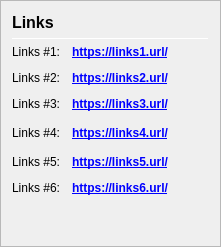
                   <widget class="QFrame" name="frame_Links">
                    <property name="frameShape">
                     <enum>QFrame::StyledPanel</enum>
                    </property>
                    <property name="frameShadow">
                     <enum>QFrame::Raised</enum>
                    </property>
                    <layout class="QVBoxLayout" name="verticalLayout_Links">
                     <item>
                      <layout class="QHBoxLayout" name="horizontalLayout_Links_1" stretch="0,0">
                       <item>
                        <widget class="QLabel" name="label_Links_title">
                         <property name="minimumSize">
                          <size>
                           <width>0</width>
                           <height>20</height>
                          </size>
                         </property>
                         <property name="font">
                          <font>
                           <pointsize>12</pointsize>
                           <weight>75</weight>
                           <bold>true</bold>
                          </font>
                         </property>
                         <property name="text">
                          <string>Links</string>
                         </property>
                        </widget>
                       </item>
                       <item>
                        <spacer name="horizontalSpacer_Links_1">
                         <property name="orientation">
                          <enum>Qt::Horizontal</enum>
                         </property>
                         <property name="sizeHint" stdset="0">
                          <size>
                           <width>40</width>
                           <height>20</height>
                          </size>
                         </property>
                        </spacer>
                       </item>
                      </layout>
                     </item>
                     <item>
                      <widget class="Line" name="line_Links">
                       <property name="minimumSize">
                        <size>
                         <width>0</width>
                         <height>1</height>
                        </size>
                       </property>
                       <property name="maximumSize">
                        <size>
                         <width>16777215</width>
                         <height>1</height>
                        </size>
                       </property>
                       <property name="orientation">
                        <enum>Qt::Horizontal</enum>
                       </property>
                      </widget>
                     </item>
                     <item>
                      <layout class="QGridLayout" name="gridLayout_Links">
                       <property name="spacing">
                        <number>12</number>
                       </property>
                       <item row="1" column="0">
                        <widget class="QLabel" name="labelLinks1">
                         <property name="text">
                          <string>Links #1:</string>
                         </property>
                        </widget>
                       </item>
                       <item row="1" column="1">
                        <widget class="QLabel" name="labelLinksUrl1">
                         <property name="font">
                          <font>
                           <weight>75</weight>
                           <bold>true</bold>
                          </font>
                         </property>
                         <property name="text">
                          <string notr="true">&lt;a href=&quot;https://links1.url/&quot;&gt;https://links1.url/&lt;/a&gt;</string>
                         </property>
                         <property name="textFormat">
                          <enum>Qt::RichText</enum>
                         </property>
                         <property name="alignment">
                          <set>Qt::AlignLeading|Qt::AlignLeft|Qt::AlignVCenter</set>
                         </property>
                         <property name="openExternalLinks">
                          <bool>true</bool>
                         </property>
                        </widget>
                       </item>
                       <item row="2" column="0">
                        <widget class="QLabel" name="labelLinks2">
                         <property name="text">
                          <string>Links #2:</string>
                         </property>
                        </widget>
                       </item>
                       <item row="2" column="1">
                        <widget class="QLabel" name="labelLinksUrl2">
                         <property name="font">
                          <font>
                           <weight>75</weight>
                           <bold>true</bold>
                          </font>
                         </property>
                         <property name="text">
                          <string notr="true">&lt;a href=&quot;https://links2.url/&quot;&gt;https://links2.url/&lt;/a&gt;</string>
                         </property>
                         <property name="alignment">
                          <set>Qt::AlignLeading|Qt::AlignLeft|Qt::AlignVCenter</set>
                         </property>
                         <property name="openExternalLinks">
                          <bool>true</bool>
                         </property>
                        </widget>
                       </item>
                       <item row="3" column="0">
                        <widget class="QLabel" name="labelLinks3">
                         <property name="text">
                          <string>Links #3:</string>
                         </property>
                        </widget>
                       </item>
                       <item row="3" column="1">
                        <widget class="QLabel" name="labelLinksUrl3">
                         <property name="font">
                          <font>
                           <weight>75</weight>
                           <bold>true</bold>
                          </font>
                         </property>
                         <property name="text">
                          <string notr="true">&lt;a href=&quot;https://links3.url/&quot;&gt;https://links3.url/&lt;/a&gt;</string>
                         </property>
                         <property name="alignment">
                           <set>Qt::AlignLeading|Qt::AlignLeft|Qt::AlignVCenter</set>
                         </property>
                         <property name="openExternalLinks">
                          <bool>true</bool>
                         </property>
                        </widget>
                       </item>
                       <item row="4" column="0">
                        <widget class="QLabel" name="labelLinks4">
                         <property name="text">
                          <string>Links #4:</string>
                         </property>
                        </widget>
                       </item>
                       <item row="4" column="1">
                        <widget class="QLabel" name="labelLinksUrl4">
                         <property name="font">
                          <font>
                           <weight>75</weight>
                           <bold>true</bold>
                          </font>
                         </property>
                         <property name="text">
                          <string notr="true">&lt;a href=&quot;https://links4.url/&quot;&gt;https://links4.url/&lt;/a&gt;</string>
                         </property>
                         <property name="alignment">
                           <set>Qt::AlignLeading|Qt::AlignLeft|Qt::AlignVCenter</set>
                         </property>
                         <property name="openExternalLinks">
                          <bool>true</bool>
                         </property>
                        </widget>
                       </item>
                       <item row="4" column="2">
                        <spacer name="horizontalSpacer_Links_2">
                         <property name="orientation">
                          <enum>Qt::Horizontal</enum>
                         </property>
                         <property name="sizeHint" stdset="0">
                          <size>
                           <width>40</width>
                           <height>20</height>
                          </size>
                         </property>
                        </spacer>
                       </item>
                       <item row="5" column="0">
                        <widget class="QLabel" name="labelLinks5">
                         <property name="text">
                          <string>Links #5:</string>
                         </property>
                        </widget>
                       </item>
                       <item row="5" column="1">
                        <widget class="QLabel" name="labelLinksUrl5">
                         <property name="font">
                          <font>
                           <weight>75</weight>
                           <bold>true</bold>
                          </font>
                         </property>
                         <property name="text">
                          <string notr="true">&lt;a href=&quot;https://links5.url/&quot;&gt;https://links5.url/&lt;/a&gt;</string>
                         </property>
                         <property name="alignment">
                           <set>Qt::AlignLeading|Qt::AlignLeft|Qt::AlignVCenter</set>
                         </property>
                         <property name="openExternalLinks">
                          <bool>true</bool>
                         </property>
                        </widget>
                       </item>
                       <item row="6" column="0">
                        <widget class="QLabel" name="labelLinks6">
                         <property name="text">
                          <string>Links #6:</string>
                         </property>
                        </widget>
                       </item>
                       <item row="6" column="1">
                        <widget class="QLabel" name="labelLinksUrl6">
                         <property name="font">
                          <font>
                           <weight>75</weight>
                           <bold>true</bold>
                          </font>
                         </property>
                         <property name="text">
                          <string notr="true">&lt;a href=&quot;https://links6.url/&quot;&gt;https://links6.url/&lt;/a&gt;</string>
                         </property>
                         <property name="alignment">
                           <set>Qt::AlignLeading|Qt::AlignLeft|Qt::AlignVCenter</set>
                         </property>
                         <property name="openExternalLinks">
                          <bool>true</bool>
                         </property>
                        </widget>
                       </item>
                      </layout>
                     </item>
                     <item>
                      <spacer name="verticalSpacer_4">
                       <property name="orientation">
                        <enum>Qt::Vertical</enum>
                       </property>
                       <property name="sizeHint" stdset="0">
                        <size>
                         <width>20</width>
                         <height>40</height>
                        </size>
                       </property>
                      </spacer>
                     </item>
                    </layout>
                   </widget>
